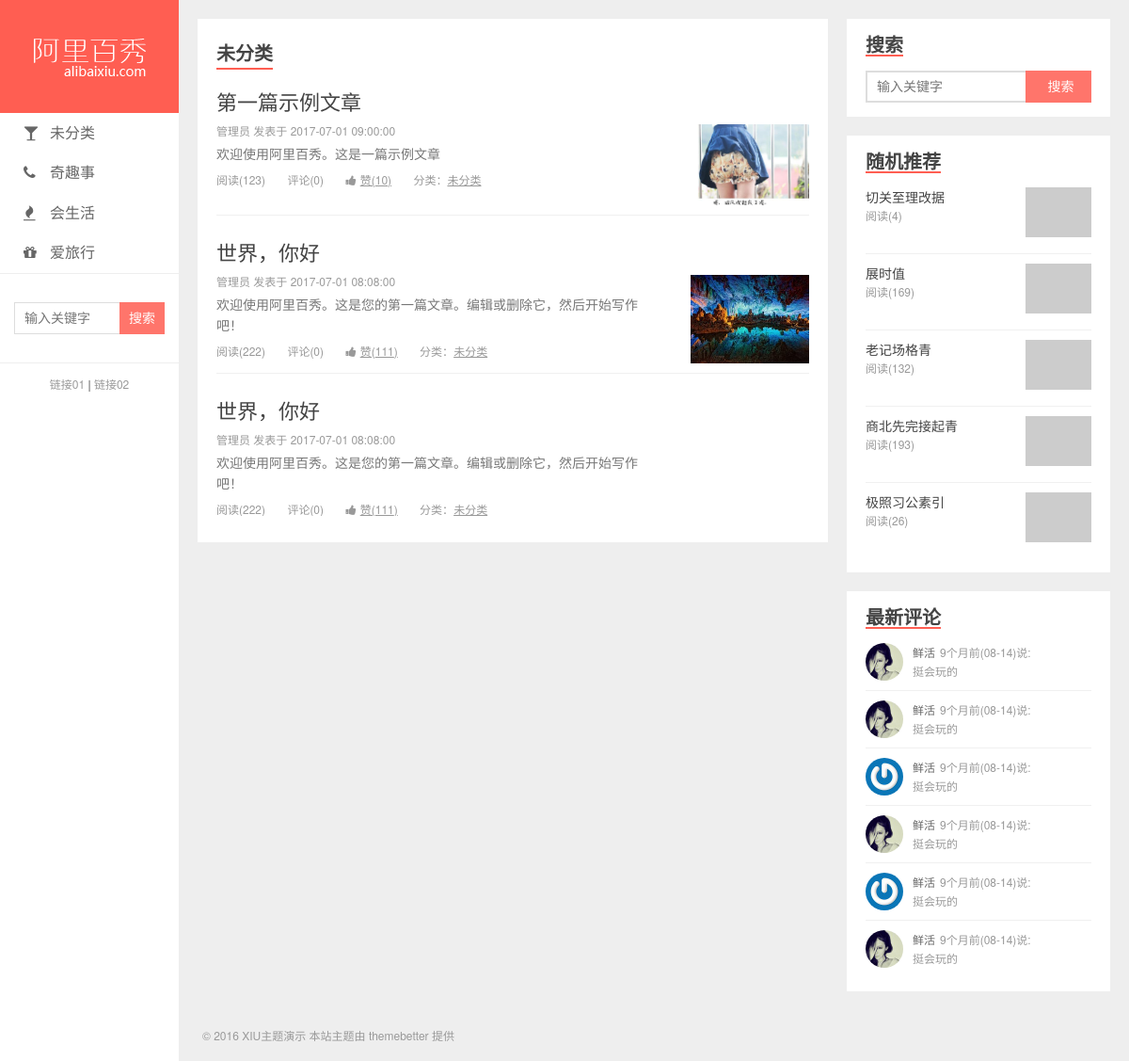
Page /list.php?name=未分类&id=1 on the committed database.
### tables this page shows
CREATE TABLE `categories` (
  `id` int(11) NOT NULL AUTO_INCREMENT COMMENT '主键',
  `slug` varchar(200) NOT NULL COMMENT '别名',
  `name` varchar(200) NOT NULL COMMENT '分类名称',
  PRIMARY KEY (`id`),
  UNIQUE KEY `slug` (`slug`)
);

CREATE TABLE `posts` (
  `id` int(11) NOT NULL AUTO_INCREMENT COMMENT '主键',
  `slug` varchar(200) NOT NULL COMMENT '别名',
  `title` varchar(200) NOT NULL COMMENT '标题',
  `feature` varchar(200) DEFAULT NULL COMMENT '特色图像',
  `created` datetime NOT NULL COMMENT '创建时间',
  `content` text COMMENT '内容',
  `views` int(11) NOT NULL DEFAULT '0' COMMENT '浏览数',
  `likes` int(11) NOT NULL DEFAULT '0' COMMENT '点赞数',
  `status` varchar(20) NOT NULL COMMENT '状态（drafted(草稿)/published(已发布)/trashed(废弃)）',
  `user_id` int(11) NOT NULL COMMENT '用户 ID',
  `category_id` int(11) NOT NULL COMMENT '分类 ID',
  PRIMARY KEY (`id`),
  UNIQUE KEY `slug` (`slug`)
);

CREATE TABLE `users` (
  `id` int(11) NOT NULL AUTO_INCREMENT COMMENT '主键',
  `slug` varchar(200) NOT NULL COMMENT '别名',
  `email` varchar(200) NOT NULL COMMENT '邮箱',
  `password` varchar(200) NOT NULL COMMENT '密码',
  `nickname` varchar(100) DEFAULT NULL COMMENT '昵称',
  `avatar` varchar(200) DEFAULT NULL COMMENT '头像',
  `bio` varchar(500) DEFAULT NULL COMMENT '简介',
  `status` varchar(20) NOT NULL COMMENT '状态（unactivated(未激活)/activated(激活)/forbidden(禁用)/trashed(废弃)）',
  PRIMARY KEY (`id`),
  UNIQUE KEY `slug` (`slug`),
  UNIQUE KEY `email` (`email`)
);

### admin/api/tools/doSql.php (called while the page is built, shortened)
<?php
    function my_Select($sql){
        $link = mysqli_connect('127.0.0.1','root','root','baixiu');
        $result = mysqli_query($link,$sql);
        $data = mysqli_fetch_all($result,1);
        return $data;
    }

### list.php (the view, shortened to what this page needs)
<?php
  $id = $_GET['id'];
  $name = $_GET['name'];
  include "admin/api/tools/doSql.php";
  $sql = "select p.id,p.title,u.nickname,p.created,p.content,p.feature,p.views,p.likes from posts p
  inner join users u
  on
  p.user_id = u.id
  where p.category_id=$id
  order by p.created desc
  limit 3";
  $list = my_Select($sql);
?>
<!DOCTYPE html>
<html lang="zh-CN">
<head>
  <link rel="stylesheet" href="assets/css/style.css">
  <link rel="stylesheet" href="assets/vendors/font-awesome/css/font-awesome.css">
</head>
<body>
  <div class="wrapper">
    <div class="header">
      <h1 class="logo"><a href="index.html"><img src="assets/img/logo.png" alt=""></a></h1>
      <ul class="nav">
      <?php
        $sql = "select *from categories";
        $cateList = my_Select($sql);
        $classList = array( 'fa-glass','fa-phone','fa-fire','fa-gift','fa-xxx','fa-ooo' );
        for($i = 0; $i < count($cateList); $i++):
      ?>
        <li><a href="list.php?name=<?php echo $cateList[$i]['name'];  ?>&id=<?php echo $cateList[$i]['id']; ?>"><i class="fa <?php echo $classList[$i]; ?>"></i><?php echo $cateList[$i]['name'];  ?></a></li>
        <?php endfor; ?>
      </ul>
      <div class="search">
        <form>
          <input type="text" class="keys" placeholder="输入关键字">
          <input type="submit" class="btn" value="搜索">
        </form>
      </div>
      <div class="slink">
        <a href="javascript:;">链接01</a> | <a href="javascript:;">链接02</a>
      </div>
    </div>
    <div class="aside">
      <div class="widgets">
        <h4>搜索</h4>
        <div class="body search">
          <form>
            <input type="text" class="keys" placeholder="输入关键字">
            <input type="submit" class="btn" value="搜索">
          </form>
        </div>
      </div>
      <div class="widgets">
        <h4>随机推荐</h4>
        <ul class="body random">
        <?php
        $sql = "select id,title,feature,views from posts
        where status ='published'
        order by rand()
        limit 5";
        $randList = my_Select($sql);
      for($i = 0; $i<count($randList); $i++) : ?>
          <li>
            <a href="detail.php?id=<?php echo $randList[$i]['id']; ?>">
              <p class="title"><?php echo $randList[$i]['title']; ?></p>
              <p class="reading">阅读(<?php echo $randList[$i]['views']; ?>)</p>
              <div class="pic">
                <img src="<?php echo $randList[$i]['feature']; ?>" alt="">
              </div>
            </a>
          </li>
  <?php endfor; ?>
        </ul>
      </div>
      <div class="widgets">
        <h4>最新评论</h4>
        <ul class="body discuz">
          <li>
            <a href="javascript:;">
              <div class="avatar">
                <img src="uploads/avatar_1.jpg" alt="">
              </div>
              <div class="txt">
                <p>
                  <span>鲜活</span>9个月前(08-14)说:
                </p>
                <p>挺会玩的</p>
              </div>
            </a>
          </li>
          <li>
            <a href="javascript:;">
              <div class="avatar">
                <img src="uploads/avatar_1.jpg" alt="">
              </div>
              <div class="txt">
                <p>
                  <span>鲜活</span>9个月前(08-14)说:
                </p>
                <p>挺会玩的</p>
              </div>
            </a>
          </li>
          <li>
            <a href="javascript:;">
              <div class="avatar">
                <img src="uploads/avatar_2.jpg" alt="">
              </div>
              <div class="txt">
                <p>
                  <span>鲜活</span>9个月前(08-14)说:
                </p>
                <p>挺会玩的</p>
              </div>
            </a>
          </li>
          <li>
            <a href="javascript:;">
              <div class="avatar">
                <img src="uploads/avatar_1.jpg" alt="">
              </div>
              <div class="txt">
                <p>
                  <span>鲜活</span>9个月前(08-14)说:
                </p>
                <p>挺会玩的</p>
              </div>
            </a>
          </li>
          <li>
            <a href="javascript:;">
              <div class="avatar">
                <img src="uploads/avatar_2.jpg" alt="">
              </div>
              <div class="txt">
                <p>
                  <span>鲜活</span>9个月前(08-14)说:
                </p>
                <p>挺会玩的</p>
              </div>
            </a>
          </li>
          <li>
            <a href="javascript:;">
              <div class="avatar">
                <img src="uploads/avatar_1.jpg" alt="">
              </div>
              <div class="txt">
                <p>
                  <span>鲜活</span>9个月前(08-14)说:
                </p>
                <p>挺会玩的</p>
              </div>
            </a>
          </li>
        </ul>
      </div>
    </div>
    <div class="content">
      <div class="panel new">
        <h3><?php echo $name; ?></h3>
    <?php foreach($list as $value): ?>
        <div class="entry">
          <div class="head">
            <a href="detail.php?id=<?php echo $value['id']; ?>"><?php echo $value['title']; ?></a>
          </div>
          <div class="main">
            <p class="info"><?php echo $value['nickname']; ?> 发表于 <?php echo $value['created']; ?></p>
            <p class="brief"><?php echo $value['content']; ?></p>
            <p class="extra">
              <span class="reading">阅读(<?php echo $value['views']; ?>)</span>
              <span class="comment">评论(0)</span>
              <a href="javascript:;" class="like">
                <i class="fa fa-thumbs-up"></i>
                <span>赞(<?php echo $value['likes']; ?>)</span>
              </a>
              <a href="javascript:;" class="tags">
                分类：<span><?php echo $name; ?></span>
              </a>
            </p>
            <a href="javascript:;" class="thumb">
              <img src="<?php echo $value['feature']; ?>" alt="">
            </a>
          </div>
        </div>
<?php endforeach; ?>
      </div>
    </div>
    <div class="footer">
      <p>© 2016 XIU主题演示 本站主题由 themebetter 提供</p>
    </div>
  </div>
</body>
</html>

### rows in the picture
categories: name "未分类"
categories: name "奇趣事"
categories: name "会生活"
categories: name "爱旅行"
posts: title "切关至理改据", views "4"
posts: title "展时值", views "169"
posts: title "老记场格青", views "132"
posts: title "商北先完接起青", views "193"
posts: title "极照习公素引", views "26"
posts: title "第一篇示例文章", user.nickname "管理员", created "2017-07-01 09:00:00", content "欢迎使用阿里百秀。这是一篇示例文章", views "123", likes "10", feature (picture)
posts: title "世界，你好", user.nickname "管理员", created "2017-07-01 08:08:00", content "欢迎使用阿里百秀。这是您的第一篇文章。编辑或删除它，然后开始写作吧！", views "222", likes "111", feature (picture)
posts: title "世界，你好", user.nickname "管理员", created "2017-07-01 08:08:00", content "欢迎使用阿里百秀。这是您的第一篇文章。编辑或删除它，然后开始写作吧！", views "222", likes "111"

### other values in the picture
$name "未分类"
